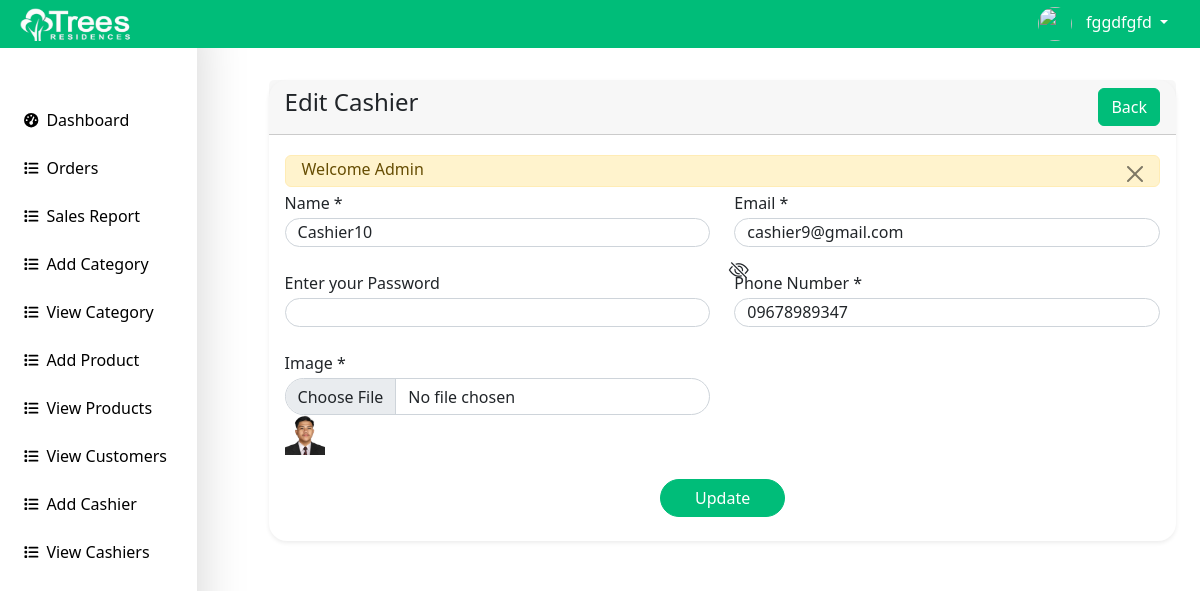
The app's page /Inventory/inventory/cashier-edit.php?id=8 (signed in) with its own data.
### tables this page shows
CREATE TABLE `cashiers` (
  `id` int(11) NOT NULL,
  `image` varchar(255) NOT NULL,
  `name` varchar(191) NOT NULL,
  `email` varchar(191) NOT NULL,
  `password` varchar(191) NOT NULL,
  `phone` varchar(191) DEFAULT NULL,
  `created_at` date NOT NULL DEFAULT current_timestamp(),
  `role` enum('admin','cashier') NOT NULL DEFAULT 'cashier'
);

### Inventory/inventory/cashier-edit.php (the view, shortened to what this page needs)
<?php include('includes/header.php'); ?>
<div class="container-fluid px-4">
     <div class="card mt-4 shadow-sm">
        <div class="card-header">
            <h4 class="mb-0">Edit Cashier
                <a href="cashier-list.php" class="btn btn-success float-end">Back</a>
            </h4>
        </div>
        <div class="card-body">
            <form action="code.php" method="POST" enctype="multipart/form-data">
                <?php
                    if(isset($_GET['id']))
                    {
                       if($_GET['id'] != ''){
                          $cashierId = $_GET['id'];
                       }else{
                          echo '<h5>No Id Found</h5>';
                          return false;
                       }
                    }
                    else
                    {
                        echo '<h5>No Id given in params</h5>';
                        return false;
                    }
                    $cashierData = getById('cashiers', $cashierId);
                    if($cashierData)
                    {
                        if($cashierData['status'] == 200)
                        {
                            ?>
                            <div class="row">
                                <div class="col-md-6 mb-4">
                                    <label for="">Name *</label>
                                    <input type="text" name="name" required value="<?= $cashierData['data']['name']; ?>" class="form-control rounded-5">
                                </div>
                                <div class="col-md-6 mb-4">
                                    <label for="">Email *</label>
                                    <input type="email" name="email" required value="<?= $cashierData['data']['email']; ?>" class="form-control rounded-5">
                                </div>
                                <div class="col-md-6 mb-4">
                                <label for="password">Enter your Password</label>
                                <input type="password" id="password" name="password" class="form-control rounded-5 " required />
                                <button type="button" class="btn btn-lg position-absolute w-20"
                                        style="top: 10.4rem; left: 27.7rem;" onclick="togglePasswordVisibility()">
                                    <i id="toggleIcon" class="bi bi-eye-slash"></i>
                                </button>
                                </div>
                                <div class="col-md-6 mb-4">
                                    <label for="">Phone Number *</label>
                                    <input type="number" name="phone" required value="<?= $cashierData['data']['phone']; ?>" class="form-control rounded-5">
                                </div>
                                <div class="col-md-6 mb-4">
                                    <label for="">Image *</label>
                                    <input type="file" name="image" required class="form-control rounded-5" style="height: 37px;">
                                    <img src="./<?= $cashierData['data']['image']; ?>" style="width: 40px;height: 40px;" alt="Img" />
                                </div>
                                <div class="col-md-7 mb-2 text-end">
                                    <button type="submit" name="updateCashier"class="btn btn-success rounded-5 w-25">Update</button>
                                </div>
                            </div>
                            <?php
                        }
                        else
                        {
                            echo '<h5>'.$cashierData['message'].'</h5>';
                        }
                    }
                    else
                    {
                        echo 'Something Went Wrong!';
                        return false;
                    }
                ?>
            </form>
        </div>
     </div>
</div>
<?php include('includes/footer.php'); ?>
<link rel="stylesheet" href="https://cdnjs.cloudflare.com/ajax/libs/bootstrap-icons/1.8.1/font/bootstrap-icons.min.css">

### Inventory/inventory/includes/header.php (style rules this page uses)
.container-fluid { background: #fff; }
.card { border-radius: 18px; border: 0px; background: #fff; }
.btn-success { background: #00BD79; color: white; border: 1px solid #00BD79; }

### Inventory/inventory/includes/navbar.php (style rules this page uses)
.form-control { height: 1.8rem; margin-top: 3px; }

### records on screen
cashiers: name "Cashier10", email "cashier9@gmail.com", phone "09678989347", image (picture)

### other values on screen
$_SESSION['loggedInUser']['name'] "fggdfgfd"
$_SESSION['status'] "Welcome Admin"
